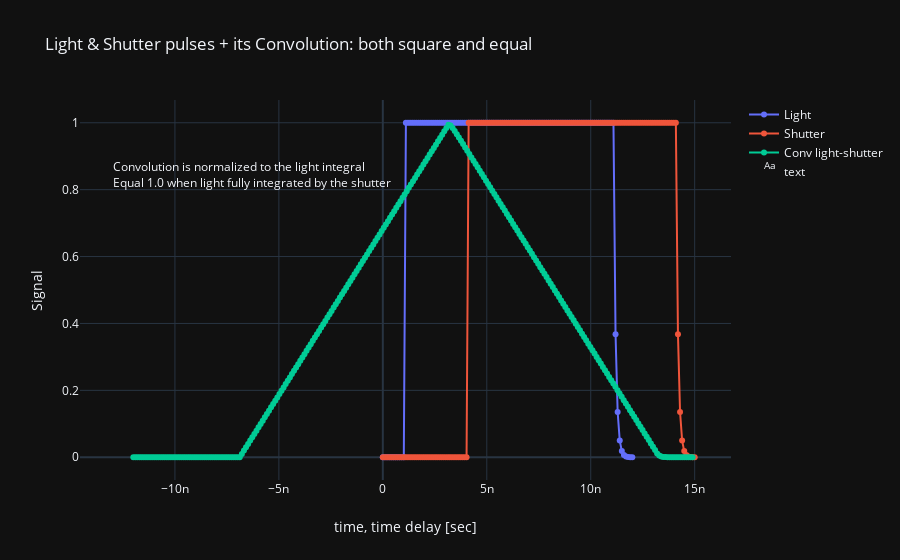

Write notebook code for a chart like this one.
### Markdown cell above
# Light-Shutter convolution

### Code cell
photonic = Photonic(config='Cfg3')
rise = 1e-14
fall = 1e-14
width = 1e-8
y1, t1 = photonic.generate_pulse(rise=rise, fall=fall, width=width, smooth=False)

rise = 1e-14
fall = 1e-14
width = 1e-8
delay = 3e-9
y2, t2 = photonic.generate_pulse(delay=delay, rise=rise, fall=fall, width=width, smooth=False)

y3, t3 = photonic.conv_light_shutter(t_light=t1, y_light=y1, t_shutter=t2, y_shutter=y2)

trace0 = go.Scatter(x=t1,
                    y=y1, mode='lines+markers',  # Select 'lines', 'markers' or 'lines+markers'
                    name='Light')
trace1 = go.Scatter(x=t2,
                    y=y2, mode='lines+markers',
                    name='Shutter')
trace2 = go.Scatter(x=t3-width-2*1e-9,
                    y=y3, mode='lines+markers',
                    name='Conv light-shutter')
trace3 = go.Scatter(x=[-13e-9],
                    y=[0.8], mode='text', textposition='top right',
                    name='text', text=['Convolution is normalized to the light integral' 
                                       + '<br>Equal 1.0 when light fully integrated by the shutter'])

data = [trace0, trace1, trace2, trace3]

layout = {'title': 'Light & Shutter pulses + its Convolution: both square and equal',
          'xaxis': {'title': 'time, time delay [sec]',
                    'type': 'linear'},  # Select 'log' or 'linear'
          'yaxis': {'title': 'Signal',
                    'type': 'linear'},  # Select 'log' or 'linear'
          'template': 'plotly_dark'}

iplot({'data': data, 'layout': layout})

### Figure 1 — Plotly figure (JSON) as saved in the notebook; plotly's stock layout.template omitted (floating-point values rounded to 4 significant figures; data arrays with more than 128 entries replaced by an {"elided": "..."} marker saying what was removed)
{"data": [{"mode": "lines+markers", "name": "Light", "type": "scatter", "x": [0, 1.008e-10, 2.017e-10, 3.025e-10, 4.034e-10, 5.042e-10, 6.05e-10, 7.059e-10, 8.067e-10, 9.076e-10, 1.008e-09, 1.109e-09, 1.21e-09, 1.311e-09, 1.412e-09, 1.513e-09, 1.613e-09, 1.714e-09, 1.815e-09, 1.916e-09, 2.017e-09, 2.118e-09, 2.218e-09, 2.319e-09, 2.42e-09, 2.521e-09, 2.622e-09, 2.723e-09, 2.824e-09, 2.924e-09, 3.025e-09, 3.126e-09, 3.227e-09, 3.328e-09, 3.429e-09, 3.529e-09, 3.63e-09, 3.731e-09, 3.832e-09, 3.933e-09, 4.034e-09, 4.134e-09, 4.235e-09, 4.336e-09, 4.437e-09, 4.538e-09, 4.639e-09, 4.739e-09, 4.84e-09, 4.941e-09, 5.042e-09, 5.143e-09, 5.244e-09, 5.345e-09, 5.445e-09, 5.546e-09, 5.647e-09, 5.748e-09, 5.849e-09, 5.95e-09, 6.05e-09, 6.151e-09, 6.252e-09, 6.353e-09, 6.454e-09, 6.555e-09, 6.655e-09, 6.756e-09, 6.857e-09, 6.958e-09, 7.059e-09, 7.16e-09, 7.261e-09, 7.361e-09, 7.462e-09, 7.563e-09, 7.664e-09, 7.765e-09, 7.866e-09, 7.966e-09, 8.067e-09, 8.168e-09, 8.269e-09, 8.37e-09, 8.471e-09, 8.571e-09, 8.672e-09, 8.773e-09, 8.874e-09, 8.975e-09, 9.076e-09, 9.176e-09, 9.277e-09, 9.378e-09, 9.479e-09, 9.58e-09, 9.681e-09, 9.782e-09, 9.882e-09, 9.983e-09, 1.008e-08, 1.018e-08, 1.029e-08, 1.039e-08, 1.049e-08, 1.059e-08, 1.069e-08, 1.079e-08, 1.089e-08, 1.099e-08, 1.109e-08, 1.119e-08, 1.129e-08, 1.139e-08, 1.15e-08, 1.16e-08, 1.17e-08, 1.18e-08, 1.19e-08, 1.2e-08], "y": [0, 0, 0, 0, 0, 0, 0, 0, 0, 0, 0, 1.0, 1.0, 1.0, 1.0, 1.0, 1.0, 1.0, 1.0, 1.0, 1.0, 1.0, 1.0, 1.0, 1.0, 1.0, 1.0, 1.0, 1.0, 1.0, 1.0, 1.0, 1.0, 1.0, 1.0, 1.0, 1.0, 1.0, 1.0, 1.0, 1.0, 1.0, 1.0, 1.0, 1.0, 1.0, 1.0, 1.0, 1.0, 1.0, 1.0, 1.0, 1.0, 1.0, 1.0, 1.0, 1.0, 1.0, 1.0, 1.0, 1.0, 1.0, 1.0, 1.0, 1.0, 1.0, 1.0, 1.0, 1.0, 1.0, 1.0, 1.0, 1.0, 1.0, 1.0, 1.0, 1.0, 1.0, 1.0, 1.0, 1.0, 1.0, 1.0, 1.0, 1.0, 1.0, 1.0, 1.0, 1.0, 1.0, 1.0, 1.0, 1.0, 1.0, 1.0, 1.0, 1.0, 1.0, 1.0, 1.0, 1.0, 1.0, 1.0, 1.0, 1.0, 1.0, 1.0, 1.0, 1.0, 1.0, 1.0, 0.3679, 0.1353, 0.04979, 0.01832, 0.006738, 0.002479, 0.0009119, 0.0003355, 0.0001234]}, {"mode": "lines+markers", "name": "Shutter", "type": "scatter", "x": {"elided": "150 float values"}, "y": {"elided": "150 float values"}}, {"mode": "lines+markers", "name": "Conv light-shutter", "type": "scatter", "x": {"elided": "269 float values"}, "y": {"elided": "269 float values"}}, {"mode": "text", "name": "text", "text": ["Convolution is normalized to the light integral<br>Equal 1.0 when light fully integrated by the shutter"], "textposition": "top right", "type": "scatter", "x": [-1.3e-08], "y": [0.8]}], "layout": {"title": {"text": "Light & Shutter pulses + its Convolution: both square and equal"}, "xaxis": {"title": {"text": "time, time delay [sec]"}, "type": "linear"}, "yaxis": {"title": {"text": "Signal"}, "type": "linear"}}}
